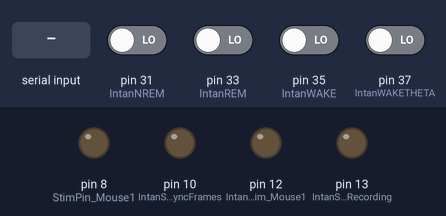
A sketch run on a simulated Arduino Mega 2560, built with avr-gcc and run on an emulated ATmega2560. On the bench: output pins drawn as LEDs (lit = HIGH). The test bench sets the inputs (shaded band); at power-on: pin 31 (IntanNREM), pin 33 (IntanREM), pin 35 (IntanWAKE), pin 37 (IntanWAKETHETA) LOW.

Above: at 1.2 s.
1.3 s: byte 2 (2) received over Serial
At 1.87 s:
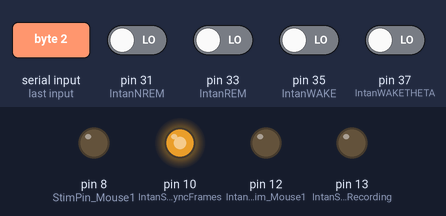
4.3 s: "1" received over Serial
5.8 s: byte 1 (1) received over Serial
At 6.3 s:
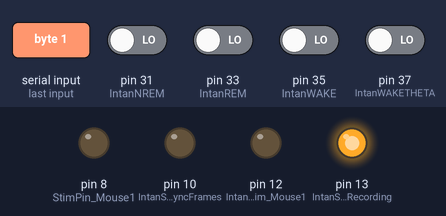
7.3 s: byte 2 (2) received over Serial
At 7.87 s:
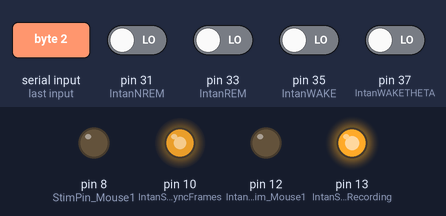
10.3 s: "0" received over Serial
Timing chart, 0 to 12.8 s (numbered marks = the images above; inputs shaded):
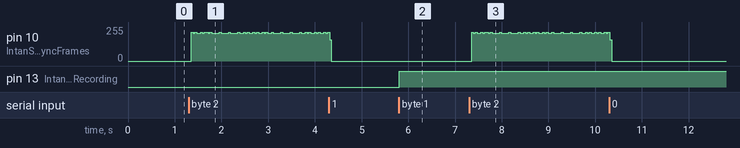

The sketch:

arduino_opto_trigger_template.ino
```cpp
//// Parameters of protocol
unsigned long InterStimTime1 = 5000;       // time between stims
unsigned long TimeBeforeStim = 10000;       // time in one state before stim (consolided REM etc...)

//Stim characteristics
unsigned long DurationOfStim = 20000;       // Time of the stimulation
unsigned long FrequencyStim = 10;            // Frequence of the stim

// Select the Sleep Stage where you want to stilmulate : 1 is stimulation 0 is no stimulation
int StimWAKE = 0;
int StimREM = 1;
int StimNREM = 0;
int StimWAKETHETA = 0;


//// Define the pins
int IntanSync_StartStopRecording = 13;  // sends ttl to intan to synchronize recording --> dig 0
int IntanSync_SyncFrames = 10;          // sends ttl to intan to synchronize every 1000 frames --> dig 3

int IntanNREM=31;   //High if Mouse in NREM sleep
int IntanREM=33;    //High if Mouse in REM sleep
int IntanWAKE=35;   //High if Mouse in Wake state
int IntanWAKETHETA = 37; //High if Mouse in Wake Theta state


// Mouse 1
int StimPin_Mouse1 = 8;           // controls the voltage generator
int IntanSync_Stim_Mouse1 = 12;   // controls the voltage generator


/////////////////////////////DO NOT MODIFY BELOW ///////////////////////////////


////Intern parameters
int input = 0;            // tracks what matlab has sent
unsigned long Time_Mouse1 = 0;          // tracks time in a same state for the mouse
unsigned long Time_LastStim = 0;        // tracks time of last stim
int SleepState = 0;        // express the sleep State of previous iteration 3 means WAKE, 2 means REM, 1 means NREM

// Stim parameters --> to calculate with the Duration and Frequency of the Stim
int CycleRepeats = DurationOfStim * FrequencyStim/1000 ; // number of cycles to make
unsigned long StimRepeatsTps = 1000/(2*FrequencyStim); // duration in ms of one half cycle 2,3,3.5,4,4.5,5,6,7


void setup() {
  Serial.begin(9600);

  randomSeed(analogRead(0));

  //// Start the pins
  pinMode(IntanSync_StartStopRecording, OUTPUT);
  digitalWrite(IntanSync_StartStopRecording, LOW);

  pinMode(IntanSync_SyncFrames, OUTPUT);
  digitalWrite(IntanSync_SyncFrames, LOW);

  pinMode(StimPin_Mouse1, OUTPUT);
  digitalWrite(StimPin_Mouse1, LOW);

  pinMode(IntanSync_Stim_Mouse1, OUTPUT);
  digitalWrite(IntanSync_Stim_Mouse1, LOW);


  pinMode(IntanREM,INPUT);
  pinMode(IntanNREM,INPUT);
  pinMode(IntanWAKE,INPUT);
  pinMode(IntanWAKETHETA,INPUT);

  pinMode(LED_BUILTIN,OUTPUT);
  digitalWrite(LED_BUILTIN,LOW);
}

void loop() {

  // get input from matlab if necessary

  if (Serial.available()) {
    input = Serial.read();
    Serial.flush();
  }


  //Start recording
  if (input == 1) {
    digitalWrite(IntanSync_StartStopRecording, HIGH);
  }

  //Stop recording
  else if (input == 3) {
    digitalWrite(IntanSync_StartStopRecording, LOW);
  }

  // Every Thousand frames synchronize with intan
  else if (input == 2) {
    digitalWrite(IntanSync_SyncFrames, HIGH);
    delay(5);
    Time_Mouse1 = Time_Mouse1 +5;
    Time_LastStim = Time_LastStim +5;
    digitalWrite(IntanSync_SyncFrames, LOW);
  }


  delay(1);
  Time_LastStim = Time_LastStim +1;

  //Get the SleepStage to induce the stim
  if (digitalRead(IntanWAKE)==HIGH)
  {
    if (SleepState == 3)
    {
      Time_Mouse1 = Time_Mouse1 +1;
    }
    else
    {
      SleepState = 3;
      Time_Mouse1 = 0;
    }

  }
    else if (digitalRead(IntanNREM)==HIGH)
  {
    if (SleepState == 1)
    {
      Time_Mouse1 = Time_Mouse1 +1;
    }
    else
    {
      SleepState = 1;
      Time_Mouse1 = 0;
    }
  }

  else if (digitalRead(IntanREM)==HIGH)
  {
    if (SleepState == 2)
    {
      Time_Mouse1 = Time_Mouse1 +1;
    }
    else
    {
      SleepState = 2;
      Time_Mouse1 = 0;
    }
  }
  else if (digitalRead(IntanWAKETHETA) == HIGH)
  {
    if (SleepState == 4)
    {
      Time_Mouse1 = Time_Mouse1 +1;
    }
    else
    {
      SleepState = 4;
      Time_Mouse1 = 0;
    }
  }
  else{
    SleepState = 0;
    Time_Mouse1 = 0;
  }


// Now determine if we stimulate or if we don't

//First check if the Stimulation doesn't occur too early in the Sleep State and if the interval between stim is conserved :
 if ((Time_Mouse1 > TimeBeforeStim) && (Time_LastStim > InterStimTime1)) {

    //Now we check if the Sleep state match with a trigger state
    if ((StimWAKE ==1 && SleepState ==3) || (StimREM ==1 && SleepState ==2) || (StimNREM ==1 && SleepState ==1) || (StimWAKETHETA ==1 && SleepState ==4))
    {
      Time_LastStim = 0;
      digitalWrite(LED_BUILTIN,HIGH);
      // do stimulation
      for (int s = 0; s < CycleRepeats ; s++) {
        digitalWrite(StimPin_Mouse1, HIGH);
        digitalWrite(IntanSync_Stim_Mouse1, HIGH);
        delay(StimRepeatsTps);
        digitalWrite(StimPin_Mouse1, LOW);
        digitalWrite(IntanSync_Stim_Mouse1, LOW);
        delay(StimRepeatsTps);
      }
      digitalWrite(LED_BUILTIN,LOW);
    }
  }
}
```

Measured:
- after the input at 5.8 s, pin 13 (IntanSync_StartStopRecording): LOW → HIGH at once
